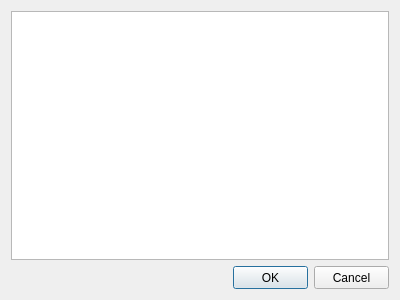
<?xml version="1.0" encoding="UTF-8"?>
<ui version="4.0">
 <class>BrowseWindow</class>
 <widget class="QDialog" name="BrowseWindow">
  <property name="geometry">
   <rect>
    <x>0</x>
    <y>0</y>
    <width>400</width>
    <height>300</height>
   </rect>
  </property>
  <property name="windowTitle">
   <string>Browse</string>
  </property>
  <layout class="QGridLayout" name="gridLayout_2">
   <item row="0" column="0">
    <layout class="QGridLayout" name="gridLayout">
     <item row="0" column="0">
      <widget class="QTextBrowser" name="text_content"/>
     </item>
     <item row="1" column="0">
      <layout class="QHBoxLayout" name="horizontalLayout">
       <item>
        <spacer name="horizontalSpacer">
         <property name="orientation">
          <enum>Qt::Horizontal</enum>
         </property>
         <property name="sizeHint" stdset="0">
          <size>
           <width>40</width>
           <height>20</height>
          </size>
         </property>
        </spacer>
       </item>
       <item>
        <widget class="QPushButton" name="okButton">
         <property name="minimumSize">
          <size>
           <width>75</width>
           <height>23</height>
          </size>
         </property>
         <property name="maximumSize">
          <size>
           <width>75</width>
           <height>23</height>
          </size>
         </property>
         <property name="text">
          <string>OK</string>
         </property>
        </widget>
       </item>
       <item>
        <widget class="QPushButton" name="cancelButton">
         <property name="minimumSize">
          <size>
           <width>75</width>
           <height>23</height>
          </size>
         </property>
         <property name="maximumSize">
          <size>
           <width>75</width>
           <height>23</height>
          </size>
         </property>
         <property name="text">
          <string>Cancel</string>
         </property>
        </widget>
       </item>
      </layout>
     </item>
    </layout>
   </item>
  </layout>
 </widget>
 <resources/>
 <connections>
  <connection>
   <sender>okButton</sender>
   <signal>clicked()</signal>
   <receiver>BrowseWindow</receiver>
   <slot>accept()</slot>
   <hints>
    <hint type="sourcelabel">
     <x>278</x>
     <y>253</y>
    </hint>
    <hint type="destinationlabel">
     <x>96</x>
     <y>254</y>
    </hint>
   </hints>
  </connection>
  <connection>
   <sender>cancelButton</sender>
   <signal>clicked()</signal>
   <receiver>BrowseWindow</receiver>
   <slot>reject()</slot>
   <hints>
    <hint type="sourcelabel">
     <x>369</x>
     <y>253</y>
    </hint>
    <hint type="destinationlabel">
     <x>179</x>
     <y>282</y>
    </hint>
   </hints>
  </connection>
 </connections>
</ui>
